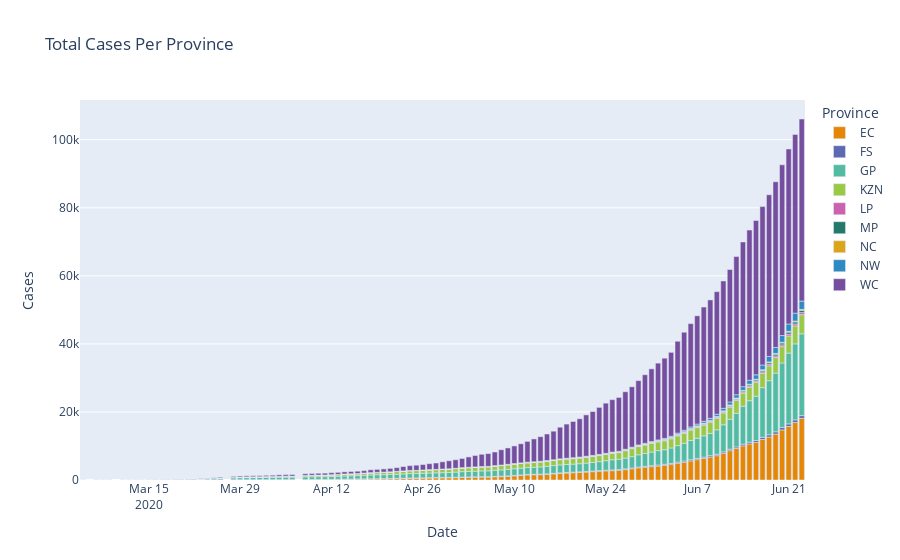

Source (notebook cell):
### Code cell
fig = px.bar(state_plotly, title='Total Cases Per Province', x='Date', y='Cases', color='Province',
             barmode='relative', color_discrete_sequence=colour_series)
fig.update_traces(hovertemplate=None)
fig.update_layout(hovermode="x")
fig.show()
